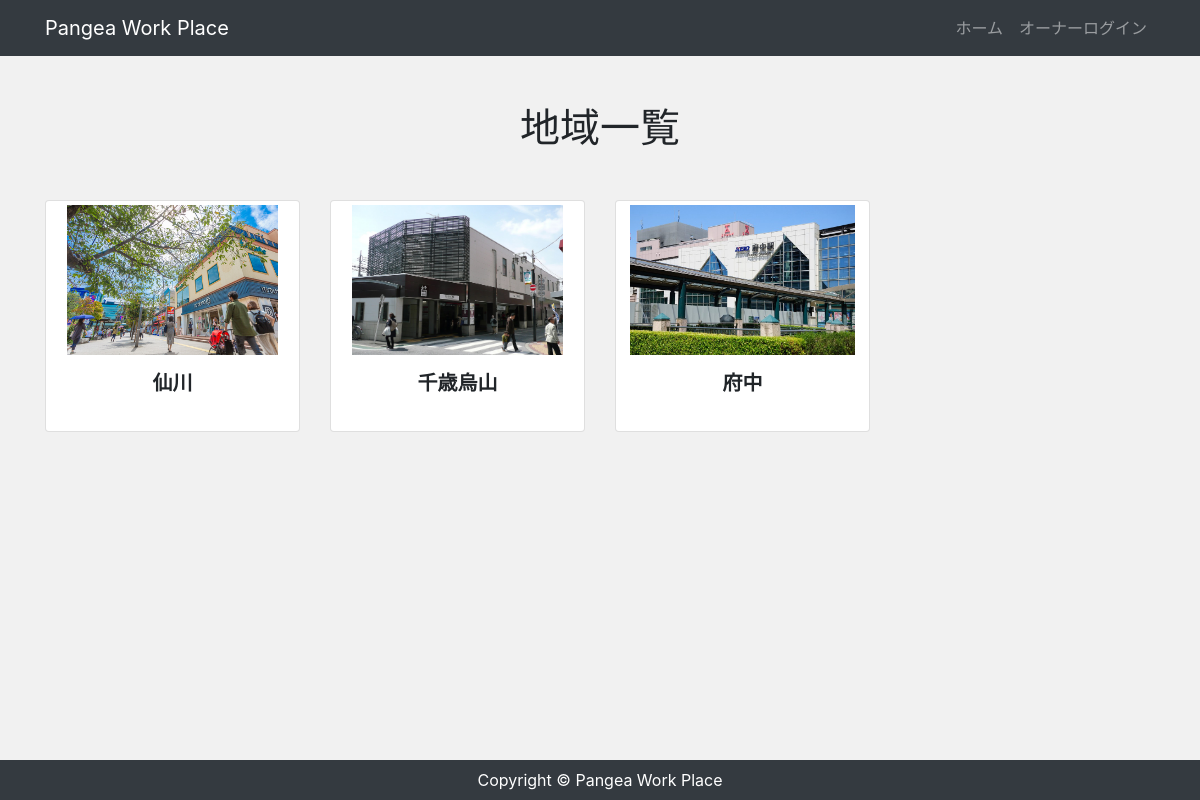
The page / on the database its author committed.
### app/models.py (models this page shows, shortened)
class Store(models.Model):
    name = models.CharField('店舗', max_length=100)
    address = models.CharField('住所', max_length=100, null=True, blank=True)
    tel = models.CharField('電話番号', max_length=100, null=True, blank=True)
    description = models.TextField('説明', default="", blank=True)
    image = models.ImageField(upload_to='images', verbose_name='イメージ画像', null=True, blank=True)

### app/views.py (the view)
# urls.py: path('', views.StoreView.as_view(), name='store'),
class StoreView(View):
    def get(self, request, *args, **kwargs):
        if request.user.is_authenticated:
            start_date = date.today()
            weekday = start_date.weekday()
            if weekday != 6:
                start_date = start_date - timedelta(days=weekday + 1)
            return redirect('mypage', start_date.year, start_date.month, start_date.day)
        store_data = Store.objects.all()
        return render(request, 'app/store.html', {
            'store_data': store_data,
        })

### app/templates/app/store.html (shortened to what this page needs)
{% extends "app/base.html" %}
{% load static %}
{% block content %}
<div class="text-center my-5">
  <div class="mb-5">
    <h1>地域一覧</h1>
  </div>
  <div class="row">
    {% for store in store_data %}
    <div class="col-lg-3 col-md-6">
      <div class="card img-thumbnail storelist mb-3">
        <img
          class="card-img-top card-thum"
          src="{{ store.image.url }}"
          alt=""
        />
        <div class="card-body text-center px-2 py-3">
          <h5 class="font-weight-bold">{{ store.name }}</h5>
        </div>
      </div>
    </div>
    {% empty %}
    <p>まだ店舗がありません</p>
    {% endfor %}
  </div>
</div>
{% endblock %}

### app/static/css/style.css (style rules this page uses)
* { margin: 0; padding: 0; box-sizing: border-box; }
body { background: #f1f1f1; display: flex; flex-flow: column; min-height: 100vh; }
.storelist img { height: 150px; object-fit: contain; }
.card-body { padding: 2rem; }
.row { display: flex; }

### rows shown on the page
Store: image (picture), name "仙川"
Store: image (picture), name "千歳烏山"
Store: image (picture), name "府中"
